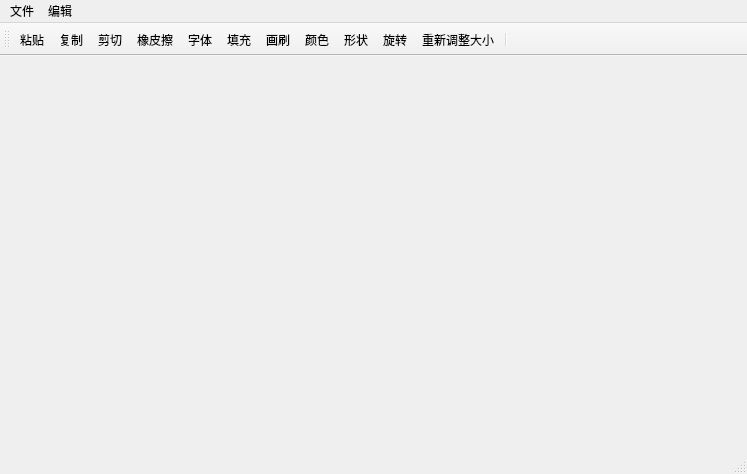
<?xml version="1.0" encoding="UTF-8"?>
<ui version="4.0">
 <class>MainWindow</class>
 <widget class="QMainWindow" name="MainWindow">
  <property name="geometry">
   <rect>
    <x>0</x>
    <y>0</y>
    <width>747</width>
    <height>474</height>
   </rect>
  </property>
  <property name="windowTitle">
   <string>MainWindow</string>
  </property>
  <property name="styleSheet">
   <string notr="true"/>
  </property>
  <widget class="QWidget" name="centralWidget">
   <layout class="QVBoxLayout" name="verticalLayout"/>
  </widget>
  <widget class="QMenuBar" name="menuBar">
   <property name="geometry">
    <rect>
     <x>0</x>
     <y>0</y>
     <width>747</width>
     <height>28</height>
    </rect>
   </property>
   <widget class="QMenu" name="menu">
    <property name="title">
     <string>文件</string>
    </property>
    <addaction name="newAction"/>
    <addaction name="openAction"/>
    <addaction name="saveAction"/>
    <addaction name="newSaveAction"/>
    <addaction name="aboutAction"/>
    <addaction name="quitAction"/>
   </widget>
   <widget class="QMenu" name="menu_2">
    <property name="title">
     <string>编辑</string>
    </property>
    <addaction name="cutAction"/>
    <addaction name="copyAction"/>
    <addaction name="pasteAction"/>
    <addaction name="selectAction"/>
    <addaction name="fillAction"/>
    <addaction name="fontAction"/>
    <addaction name="eraserAction"/>
    <addaction name="paintBrushAction"/>
    <addaction name="shapeAction"/>
    <addaction name="colorAction"/>
    <addaction name="rotateAction"/>
    <addaction name="resizeAction"/>
   </widget>
   <addaction name="menu"/>
   <addaction name="menu_2"/>
  </widget>
  <widget class="QStatusBar" name="statusBar"/>
  <widget class="QToolBar" name="mainToolBar">
   <attribute name="toolBarArea">
    <enum>TopToolBarArea</enum>
   </attribute>
   <attribute name="toolBarBreak">
    <bool>false</bool>
   </attribute>
   <addaction name="pasteAction"/>
   <addaction name="copyAction"/>
   <addaction name="cutAction"/>
   <addaction name="eraserAction"/>
   <addaction name="fontAction"/>
   <addaction name="fillAction"/>
   <addaction name="paintBrushAction"/>
   <addaction name="colorAction"/>
   <addaction name="shapeAction"/>
   <addaction name="rotateAction"/>
   <addaction name="resizeAction"/>
   <addaction name="separator"/>
  </widget>
  <action name="newAction">
   <property name="icon">
    <iconset resource="src.qrc">
     <normaloff>:/new/images/new.png</normaloff>:/new/images/new.png</iconset>
   </property>
   <property name="text">
    <string>新建</string>
   </property>
  </action>
  <action name="saveAction">
   <property name="icon">
    <iconset resource="src.qrc">
     <normaloff>:/new/images/save.png</normaloff>:/new/images/save.png</iconset>
   </property>
   <property name="text">
    <string>保存</string>
   </property>
  </action>
  <action name="newSaveAction">
   <property name="icon">
    <iconset resource="src.qrc">
     <normaloff>:/new/images/save as.png</normaloff>:/new/images/save as.png</iconset>
   </property>
   <property name="text">
    <string>另存为</string>
   </property>
  </action>
  <action name="aboutAction">
   <property name="icon">
    <iconset resource="src.qrc">
     <normaloff>:/new/images/about.png</normaloff>:/new/images/about.png</iconset>
   </property>
   <property name="text">
    <string>关于</string>
   </property>
  </action>
  <action name="quitAction">
   <property name="icon">
    <iconset resource="src.qrc">
     <normaloff>:/new/images/quit.png</normaloff>:/new/images/quit.png</iconset>
   </property>
   <property name="text">
    <string>退出</string>
   </property>
  </action>
  <action name="openAction">
   <property name="icon">
    <iconset resource="src.qrc">
     <normaloff>:/new/images/open.png</normaloff>:/new/images/open.png</iconset>
   </property>
   <property name="text">
    <string>打开</string>
   </property>
  </action>
  <action name="cutAction">
   <property name="icon">
    <iconset resource="src.qrc">
     <normaloff>:/new/images/cut.png</normaloff>:/new/images/cut.png</iconset>
   </property>
   <property name="text">
    <string>剪切</string>
   </property>
  </action>
  <action name="copyAction">
   <property name="icon">
    <iconset resource="src.qrc">
     <normaloff>:/new/images/copy.png</normaloff>:/new/images/copy.png</iconset>
   </property>
   <property name="text">
    <string>复制</string>
   </property>
  </action>
  <action name="pasteAction">
   <property name="icon">
    <iconset resource="src.qrc">
     <normaloff>:/new/images/paste.png</normaloff>:/new/images/paste.png</iconset>
   </property>
   <property name="text">
    <string>粘贴</string>
   </property>
  </action>
  <action name="selectAction">
   <property name="icon">
    <iconset resource="src.qrc">
     <normaloff>:/new/images/cut out.png</normaloff>:/new/images/cut out.png</iconset>
   </property>
   <property name="text">
    <string>选择裁剪</string>
   </property>
  </action>
  <action name="fillAction">
   <property name="icon">
    <iconset resource="src.qrc">
     <normaloff>:/new/images/fill.png</normaloff>:/new/images/fill.png</iconset>
   </property>
   <property name="text">
    <string>填充</string>
   </property>
  </action>
  <action name="fontAction">
   <property name="icon">
    <iconset resource="src.qrc">
     <normaloff>:/new/images/font.png</normaloff>:/new/images/font.png</iconset>
   </property>
   <property name="text">
    <string>字体</string>
   </property>
  </action>
  <action name="eraserAction">
   <property name="icon">
    <iconset resource="src.qrc">
     <normaloff>:/new/images/rubber.png</normaloff>:/new/images/rubber.png</iconset>
   </property>
   <property name="text">
    <string>橡皮擦</string>
   </property>
  </action>
  <action name="paintBrushAction">
   <property name="icon">
    <iconset resource="src.qrc">
     <normaloff>:/new/images/brush.png</normaloff>:/new/images/brush.png</iconset>
   </property>
   <property name="text">
    <string>画刷</string>
   </property>
  </action>
  <action name="shapeAction">
   <property name="icon">
    <iconset resource="src.qrc">
     <normaloff>:/new/images/shape.png</normaloff>:/new/images/shape.png</iconset>
   </property>
   <property name="text">
    <string>形状</string>
   </property>
  </action>
  <action name="colorAction">
   <property name="icon">
    <iconset resource="src.qrc">
     <normaloff>:/new/images/color.png</normaloff>:/new/images/color.png</iconset>
   </property>
   <property name="text">
    <string>颜色</string>
   </property>
  </action>
  <action name="rotateAction">
   <property name="icon">
    <iconset resource="src.qrc">
     <normaloff>:/new/images/rotate.png</normaloff>:/new/images/rotate.png</iconset>
   </property>
   <property name="text">
    <string>旋转</string>
   </property>
  </action>
  <action name="resizeAction">
   <property name="icon">
    <iconset resource="src.qrc">
     <normaloff>:/new/images/resize.png</normaloff>:/new/images/resize.png</iconset>
   </property>
   <property name="text">
    <string>重新调整大小</string>
   </property>
  </action>
 </widget>
 <layoutdefault spacing="6" margin="11"/>
 <resources>
  <include location="src.qrc"/>
 </resources>
 <connections/>
</ui>
